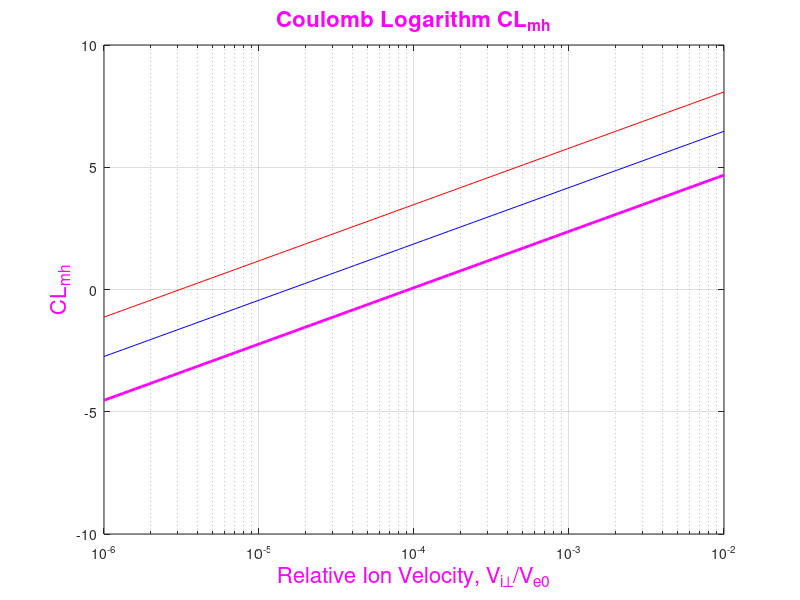

The MATLAB script that drew this image: (Note: this script raises an error after producing the figure.)
%
% Physical constants:
%
m_e=9.10938356e-28;         % electron mass, g
q_e=4.803204673e-10;        % electron charge, sqrt(g*cm^3/sec^2)
cLight=2.99792458e10;       % speed of light, cm/sec
eVtoErg=1.6021766208e-12;   % 1 eV = 1.6...e-12 erg
CtoPart=2.99792458e9;       % 1 C = 1 A*sec = 2.9...e9 particles

pi=3.14159265358


% 
% Electron beam parameters (Table III):
%
Ekin=3.0e4;                   % kinetic energy, eV
curBeam=0.5;                  % current density, A/cm^2
dBeam=3.0;                    % beam diameter, cm
angSpread=3.0;                % angular spread, mrad
trnsvT=0.5;                   % transversal temperature, eV
longT=2.0e-4;                 % longitudinal temperature, eV
fieldB=1.e3*[3. 0.6 0.1]';    % magnetic field, Gs
omega_p=1.0e9;                % plasma frequency, 1/sec

% 
% Calculated parameters of the electron beam:
%
V0=sqrt(2.*Ekin*eVtoErg/m_e)                % average velocity, cm/sec
rmsTrnsvVe=sqrt(2.*trnsvT*eVtoErg/m_e)      % RMS transversal velocity, cm/sec
rmsLongVe=sqrt(2.*longT*eVtoErg/m_e)        % RMS longitudinal velocity, cm/sec
% dens=curBeam*CtoPart/V0                   % density, 1/cm^3
% omega=sqrt(4.*pi*dens*q_e^2/m_e)          % plasma frequency, 1/sec
cyclFreq=q_e*fieldB/(m_e*cLight)            % cyclotron frequency, 1/sec
rmsRoLarm=rmsTrnsvVe*cyclFreq.^(-1)         % RMS Larmor radius, cm
dens=omega_p^2*m_e/(4.*pi*q_e^2)            % density, 1/cm^3
%
% Formfactor ffForm for friction force:
%
% ffForm = 2*pi*dens*q_e^4/(m_e*V0^2)=
%        = 0.5*omega_p^2*q_e^2/V0^2;
%
% Dimension of ffForm is  g*cm/sec^2;
% 1 MeV/m = 1.e6*eVtoErg*.01 g*cm/sec^2 ==>
MeV_mToErg_cm=1.e4*eVtoErg
ffForm=.5*omega_p^2*q_e^2/V0^2/MeV_mToErg_cm      % MeV/m

%
% Relative velocities of electrons:
%
relVeTrnsv=V0/rmsTrnsvVe 
relVeLong=V0/rmsLongVe
%
% Scanning over relative ion velocity from 1e-6 till 1e-2: 
%
logVionMin=-6.;
logVionMax=-2.;
nVion=100;
stepLogVion=(logVionMax-logVionMin)/(nVion-1);
       
relVion=zeros(nVion);       % relative ion velocity (related V0)
%    
% Number interactions between ion electron during its passing near ion:
%
N_l=zeros(nVion);             % low 
N_s=zeros(nVion);             % superlow 
trnsvFF_sl=zeros(nVion,3);    % transversal friction force (superlow)
trnsvFF_l=zeros(nVion,3);     % transversal friction force (low)
trnsvFF_h=zeros(nVion,3);     % transversal friction force (high)
longFF_sl=zeros(nVion,3);     % longitufinal friction force (superlow)
lonhFF_l=zeros(nVion,3);      % longitudinal friction force (low)
longFF_h=zeros(nVion,3);      % lomgitudinal friction force (high)
%
% Indices: first describes the type of collision 
% and second characrerises ion velovity relative
% the electron.
%
% Values of the indices:
% First = f means fast), or 
%       = a (adiabatical), or 
%       = m (magnetized);
% Second = s (means superlow), or
%        = l (low), or
%        = h (high)
%
% Coulomb logarithms:
%
CL_as=log(2.*rmsTrnsvVe/rmsLongVe);                           % value approx 5.
CL_al=log(2.);                                                % value from log2 till CL_as
CL_fs=log(m_e*rmsLongVe*rmsTrnsvVe^2/q_e^2*cyclFreq.^(-1));   % 3 values approx 5.
CL_ms=log(.5*(3./dens)^(1./3.)*rmsRoLarm.^(-1));              % 3 values approx 2.
CL_fl=zeros(nVion,3);                                         % nVion x 3 values approx 5.
CL_fh=zeros(nVion,3);                                         % nVion x 3 values approx 10.
CL_ml=zeros(nVion,3);                                         % nVion x 3 values approx from 3.0 till 1.0
CL_mh=zeros(nVion,3);                                         % nVion x 3 values  approx 2.

for n=1:nVion
    curLogVion=logVionMin+stepLogVion*(n-1);
    relVion(n)=10^curLogVion;
    absVion=V0*relVion(n);
    if (absVion > rmsLongVe)
        N_l(n)=1+round(rmsTrnsvVe/(pi*absVion));
    else
        N_s(n)=1+round(rmsTrnsvVe/(pi*rmsLongVe));
    end
%
% Coulomb logarithms:
%
    for k=1:3
        CL_mh(n,k)=log(absVion*cyclFreq(k)/(2.*rmsLongVe*omega_p));
        CL_fh(n,k)=log(m_e*absVion^3/(q_e^2*cyclFreq(k)));
        num=min(absVion/omega_p,(3./dens)^(1./3.));
        CL_ml(n,k)=log(.5*num/rmsRoLarm(k));
        CL_fl(n,k)=CL_fh(n,k);
% 
% Friction forces:
%
        trnsvFF_sl(n,k)=abs(ffForm*relVion(n)* ...
                     (CL_ms(k)/relVion(n)^3+2*relVeTrnsv^3*(CL_fs(k)+N_s(n)*CL_as)));
        trnsvFF_l(n,k)=abs(ffForm*relVion(n)* ...
                     (CL_ml(n,k)/relVion(n)^3+2*relVeTrnsv^3*(CL_fl(n,k)+N_l(n)*CL_al)));
        trnsvFF_h(n,k)=abs(ffForm*(2.*CL_fh(n,k)+CL_mh(n,k))/relVion(n)^2);
        longFF_sl(n,k)=abs(ffForm*relVion(n)* ...
                     (CL_ms(k)/relVion(n)^3+2*relVeTrnsv^2*relVeLong*(CL_fs(k)+N_s(n)*CL_as)));
        longFF_l(n,k)=abs(ffForm*relVion(n)* ...
                     (2./relVion(n)^3+2*relVeTrnsv^2*(CL_fl(n,k)+N_l(n)*CL_al)));
        longFF_h(n,k)=abs(ffForm*(2.*CL_fh(n,k)+2.)/relVion(n)^2);
    end
end

figure(10)
semilogx(relVion,CL_mh(:,1),'-r',relVion,CL_mh(:,2),'-b',relVion,CL_mh(:,3),'-m','LineWidth',2)
grid on
xlabel('Relative Ion Velocity, V_{i\perp}/V_{e0}','Color','m','FontSize',16)
ylabel('CL_{mh}','Color','m','FontSize',16)
title('Coulomb Logarithm CL_{mh}','Color','m','FontSize',16)
legend(['B=',num2str(fieldB(1),'%6.1f'),' kG'],['B=',num2str(fieldB(2),'%6.1f'),' kG'], ...
       ['B=',num2str(fieldB(3),'%6.1f'),' kG'],'Location','s')

figure(20)
semilogx(relVion,CL_fh(:,1),'-r',relVion,CL_fh(:,2),'-b',relVion,CL_fh(:,3),'-m','LineWidth',2)
grid on
xlabel('Relative Ion Velocity, V_{i\perp}/V_{e0}','Color','m','FontSize',16)
ylabel('CL_{fh} and CL_{fl}','Color','m','FontSize',16)
title('Coulomb Logarithms CL_{fh} and CL_{fl}','Color','m','FontSize',16)
legend(['B=',num2str(fieldB(1),'%6.1f'),' kG'],['B=',num2str(fieldB(2),'%6.1f'),' kG'], ...
       ['B=',num2str(fieldB(3),'%6.1f'),' kG'],'Location','s')

figure(30)
semilogx(relVion,CL_ml(:,1),'-r',relVion,CL_ml(:,2),'-b',relVion,CL_ml(:,3),'-m','LineWidth',2)
grid on
xlabel('Relative Ion Velocity, V_{i\perp}/V_{e0}','Color','m','FontSize',16)
ylabel('CL_{ml}','Color','m','FontSize',16)
title('Coulomb Logarithm CL_{ml}','Color','m','FontSize',16)
legend(['B=',num2str(fieldB(1),'%6.1f'),' kG'],['B=',num2str(fieldB(2),'%6.1f'),' kG'], ...
       ['B=',num2str(fieldB(3),'%6.1f'),' kG'],'Location','s')


figure(100)
loglog(relVion,trnsvFF_sl(:,1),'-r','LineWidth',2)
grid on
% xlabel('Relative Ion Velocity, V_{i\perp}/V_{e0}','FontSize',16,'Color','m')
ylabel('F_\perp, MeV/m','Color','m','FontSize',16)
title('Transverse Friction Force F_\perp','Color','m','FontSize',16)
   
figure(110)
loglog(relVion,trnsvFF_l(:,1),'-b','LineWidth',2)
grid on
% xlabel('Relative Ion Velocity, V_{i\perp}/V_{e0}','FontSize',16,'Color','m')
ylabel('F_\perp, MeV/m','Color','m','FontSize',16)
title('Transverse Friction Force F_\perp','Color','m','FontSize',16)

figure(120)
loglog(relVion,trnsvFF_h(:,1),'-m','LineWidth',2)
grid on
% xlabel('Relative Ion Velocity, V_{i\perp}/V_{e0}','FontSize',16,'Color','m')
ylabel('F_\perp, MeV/m','Color','m','FontSize',16)
title('Transverse Friction Force F_\perp','Color','m','FontSize',16)




